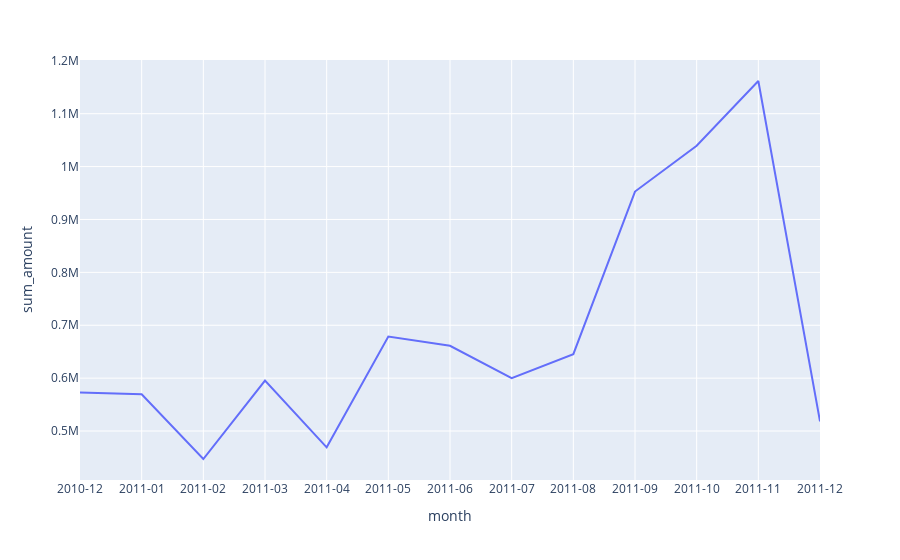

Source (notebook cell):
### Code cell
fig = px.line(data_frame=df, x='month', y='sum_amount')
fig.update_xaxes(type='category')
fig.show()

### Figure 1 — Plotly figure (JSON) as saved in the notebook; plotly's stock layout.template omitted (floating-point values rounded to 4 significant figures)
{"data": [{"hovertemplate": "month=%{x}<br>sum_amount=%{y}<extra></extra>", "legendgroup": "", "line": {"color": "#636efa", "dash": "solid"}, "marker": {"symbol": "circle"}, "mode": "lines", "name": "", "orientation": "v", "showlegend": false, "type": "scatter", "x": ["2010-12", "2011-01", "2011-02", "2011-03", "2011-04", "2011-05", "2011-06", "2011-07", "2011-08", "2011-09", "2011-10", "2011-11", "2011-12"], "xaxis": "x", "y": [572700.0, 569400.0, 447100.0, 595500.0, 469200.0, 678600.0, 661200.0, 600100.0, 645300.0, 952800.0, 1039000.0, 1162000.0, 518200.0], "yaxis": "y"}], "layout": {"legend": {"tracegroupgap": 0}, "margin": {"t": 60}, "xaxis": {"anchor": "y", "domain": [0, 1], "title": {"text": "month"}, "type": "category"}, "yaxis": {"anchor": "x", "domain": [0, 1], "title": {"text": "sum_amount"}}}}
